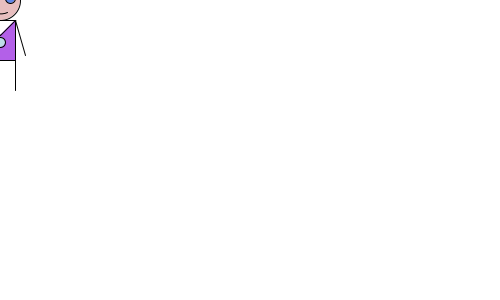
Frame 1 (no input)
Frame 60 (the mouse pressed at the canvas centre just before this capture): identical to frame 1, image omitted
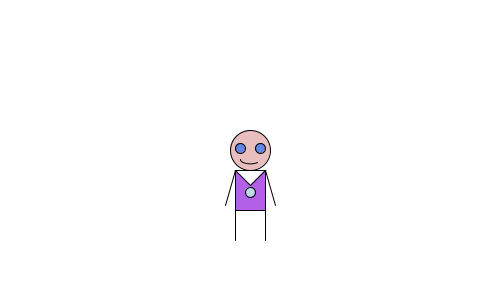
Frame 120 (the mouse held since frame 60 and released just before this capture)

The Processing sketch that drew these frames (run headless with seeded random() and noise(); from frame 60 on, the mouse is pressed at the canvas centre):

// Processing sketch: AkinCharacter20140922_Moving
// ── AkinCharacter20140922_Moving.pde
int headx, heady;
int bodyx, bodyy;
int bodywidth, bodyheight;
void setup() {
  size (500, 300);
  noCursor();
}
//head
void draw () {
  background (255);
  headx = mouseX;
  heady = mouseY;
  bodyx = headx - 15;
  bodyy = heady + 20;
  bodywidth = 30;
  bodyheight = 40;
  fill(232, 190, 191);
  ellipse (headx, heady, 40, 40);
  //body
  fill(179, 96, 232);
  rect (bodyx, bodyy, bodywidth, bodyheight);
  //left arm
  line (bodyx, bodyy, bodyx - 10, bodyy +35);
  //right arm
  line (bodyx + 30, bodyy, bodyx + 40, bodyy + 35);
  //left leg
  line (bodyx, bodyy + 40, bodyx, bodyy + 70);
  //right leg
  line (bodyx + 30, bodyy + 40, bodyx + 30, bodyy + 70);
  //eyes
  fill (96, 134, 232);
  ellipse (headx - 10, heady-2, 10, 10);
  ellipse (headx + 10, heady-2, 10, 10);
  //shirt
  fill (255);
  triangle (bodyx, bodyy, bodyx + 15, bodyy + 15, bodyx + 30, bodyy);
  //shirt button
  fill (190, 220, 232);
  ellipse (bodyx + 15, bodyy + 22, 10, 10);
  //mouth
  noFill();
  arc (headx, heady + 9, 20, 10, QUARTER_PI, PI);
}
